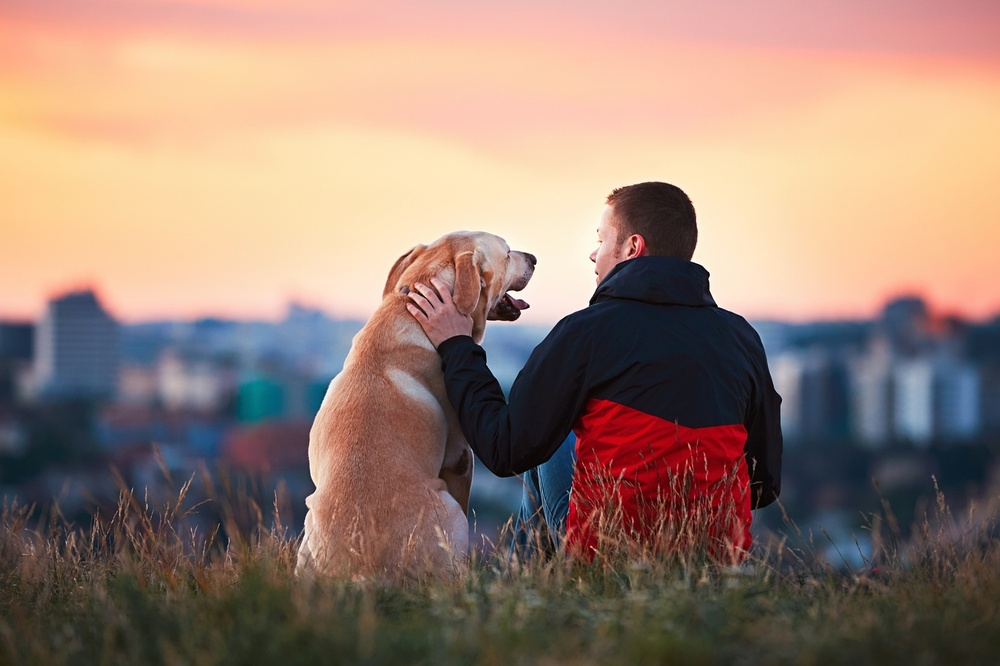
#> input picture images/stock-photo.jpg, 1000 x 666 px, shrunk from 1600 x 1066 before the run
$ python lesson_three.py images/stock-photo.jpg
#> lines starting #> are read from the running program, lines starting #| are printed output that depends on the picture
"""Class TUESDAY 04/16/2024"""

'''FUNCTIONS'''
# check confluens examples

# lets create our own function
# programs summed up with four key principles (STORE, REPEAT(loops), DECIDE(if/else statements), REUSE())
# the way to reuse code wherever you need it is to use functions. Functions indicate actions thus often named using verbs.
# for example: calculate_totel(), validate_input(), print_result(), or sort_list()

list_of_names = ['Amelia', 'Olivia', 'Emily', 'Alexey', 'Poppy', 'Ava', 'Isabella', 'Jessica', 'Marcus', 'Lily', 'Sophie', 'Grace', 'Vsevolod', 'Sophia', 'Mia', 'Evie', 'Ruby', 'Celim', 'Sumir', 'Ella', 'Scarlett', 'Ruben', 'Isabelle', 'Chloe', 'Cherlin', 'Sienna', 'Masha', 'Freya', 'Phoebe', 'Charlotte', 'Daisy', 'Alice', 'Florence', 'Eva', 'Sofia', 'Millie', 'Lucy', 'Evelyn', 'Elsie', 'Rosie', 'Imogen', 'Lola', 'Matilda', 'Elizabeth', 'Layla', 'Alasdair','Holly', 'Lilly', 'Molly', 'Erin', 'Ellie', 'Maisie', 'Maya', 'Abigail', 'Eliza', 'Georgia', 'Jasmine', 'Esme', 'Willow', 'Leanne', 'Bella', 'Annabelle', 'Keemiya', 'Ivy', 'Amber', 'Emilia', 'Emma', 'Summer', 'Hannah', 'Eleanor', 'Harriet', 'Rose', 'Amelie', 'Lexi', 'Megan', 'Gracie', 'Zara', 'Nuha', 'John', 'Lacey', 'Martha', 'Anna', 'Violet', 'Darcey', 'Maria', 'Maryam', 'Brooke', 'Aisha', 'Katie', 'Leah', 'Heinrich', 'Nour', 'Thea', 'Darcie', 'Hollie', 'Amy', 'Alexandra', 'Stephen', 'Jonathan', 'Penny', 'Mollie', 'Heidi', 'Lottie', 'Bethany', 'Francesca', 'Faith', 'Harper', 'Nancy', 'Beatrice', 'Isabel', 'Juliette', 'Darcy', 'Lydia', 'Sarah', 'Sara', 'Julia', 'Victoria', 'Zoe', 'Robyn', 'Oliver', 'Jack', 'Harry', 'Jacob', 'Charlie', 'Thomas', 'Annabel', 'George', 'Oscar', 'James', 'Ian', 'William', 'Noah', 'Alfie', 'Joshua', 'Yuvraj', 'Muhammad', 'Leo', 'Archie', 'Ethan', 'Joseph', 'Arushi', 'Freddie', 'Samuel', 'Alexander', 'Logan', 'Daniel', 'Isaac', 'Max', 'Mohammed', 'Benjamin', 'Hugo', 'Mason', 'Lucas', 'Edward', 'Harrison', 'Jake', 'Neil', 'Dylan', 'Asher', 'Riley', 'Akash', 'Finley', 'Catherine', 'Theo', 'Muktarsi', 'Sebastian', 'Adam', 'Zachary', 'Arthur', 'Thomas', 'Alberto', 'Toby', 'Jayden', 'Luke', 'Harley', 'Lewis', 'Tyler', 'Harvey', 'Anusha', 'Matthew', 'David', 'Reuben', 'Alok', 'Michael', 'Elijah', 'Kian', 'Tom', 'Mohammad', 'Blake', 'Jean', 'Luca', 'Theodore', 'Stanley', 'Derin', 'Jenson', 'Nathan', 'Nicholas', 'Charles', 'Frankie', 'Constantin', 'Jude', 'Teddy', 'Eric', 'Viren', 'Louie', 'Louis', 'Ryan', 'Hugo', 'Bobby', 'Niamh', 'Anya', 'Elliott', 'Dexter', 'Khai', 'Hariesh', 'Henry', 'Ollie', 'Aron', 'Alex', 'Liam', 'Kai', 'Gabriel', 'Connor', 'Aaron', 'Afrah', 'Frederick', 'Callum', 'Lorcan', 'Elliot', 'Albert', 'Leon', 'Ronnie', 'Rory', 'Jamie', 'Austin', 'Seth', 'Ibrahim', 'Mei', 'Owen', 'Caleb', 'Yousuf', 'Ellis', 'Sonny', 'Devyn', 'Robert', 'Joey', 'Felix', 'Finlay', 'Rossa', 'Ekraj', 'Jackson', 'Jimi', 'Meera', 'Rafi', 'Salahdeen', 'Guido', 'Tanya', 'Karlis']
result = []
for name in list_of_names:
    if name[0] == "P":
        result.append(name)
print(result)

# what if i have a function called find_names_starting_with that would give me the list of names starts with P
# functions are self-contained mini-program that can be called by main program or another function or another program

def find_names_starting_with(letter, names):
#> called with letter = 'P'
    result = []
    for name in names:
        if name[0] == letter:
            result.append(name)
    return result

names_p = find_names_starting_with(letter="P", names=list_of_names)
names_a = find_names_starting_with(letter="L", names=list_of_names)
print(names_p)
print(names_a)

# find names by length
def find_names_of_length(length, names):
#> called with length = 3
    result = []
    for name in names:
        if len(name) == length:
            result.append(name)
    return result

names_l3 = find_names_of_length(length=3, names=list_of_names)
print(names_l3)

# homework
# What if you want to find all names that start with E and are six letters long? create a new function (pay attention to the names of the function)
# find_names_starting_with_and_of_length(letter, length, list_of_names)

# default argument
def greet(name='World'):
    print("Hello, " + name + "!")

# Example usage
greet("Alice")  # Prints: Hello, Alice!
greet()         # Prints: Hello, World!

# *args is a special parameter that allows a function to accept an arbitrary number of positional arguments
def my_function(*args):
    print("Number of arguments:", len(args))
    print("Arguments:", args)

my_function(1, 2, 3)
my_function('a', 'b', 'c', 'd', 'e')
my_function(True, False)

def calculate_total(*args):
    total = 0
    for price in args:
        total += price
    return total

# Example usage
total_price = calculate_total(10.99, 5.99, 7.49, 3.25)
print("Total price:", total_price)

# allows the function to accept any number of keyword arguments,
# and these arguments are collected into a dictionary within the function.
def my_function(**kwargs):
    print("Number of keyword arguments:", len(kwargs))
    print("Keyword arguments:", kwargs)

my_function(a=1, b=2, c=3)
my_function(name='Alice', age=30, city='New York')
my_function(x=10, y=20, z=30, foo='bar')

def create_person(**kwargs):
    person = {}
    for key, value in kwargs.items():
        person[key] = value
    return person

# Example usage
person1 = create_person(name='Alice', age=25, city='London')
person2 = create_person(name='Bob', age=30, city='New York', occupation='Engineer')

print(person1)
print(person2)

'''Recursion'''
# Recursion is a programming technique where a function calls itself in order to solve a problem (loop)
# factorial (multiply of integers from n down to 1)
def factorial(n):
    # Base case: if n is 0 or 1, return 1  ## 0! = 1 in math
    if n == 0 or n == 1:
        return 1
    # Recursive case: multiply n by the factorial of (n-1)
    else:
        return n * factorial(n-1)

# factorial(5) calls factorial(4)
# factorial(4) calls factorial(3)
# factorial(3) calls factorial(2)
# factorial(2) calls factorial(1)
# factorial(1) returns 1 (base case)
# factorial(2) returns 2 * 1 = 2
# factorial(3) returns 3 * 2 = 6
# factorial(4) returns 4 * 6 = 24
# factorial(5) returns 5 * 24 = 120

# Example usage
print(factorial(5))  # Output: 120


# Example usage
result = factorial(5)
print("Factorial of 5 is:", result)  # Output: 120

# Example tri_recursion (sum of integers from k down to 1)
def tri_recursion(k):
    if k == 0:
        return 0
    else:
        return k + tri_recursion(k-1)
result = tri_recursion(6)
print(result)

# tri_recursion(6) calls tri_recursion(5) or you can say: tri_recursion(6) = 6 + tri_recursion(5)
# tri_recursion(5) calls tri_recursion(4)
# tri_recursion(4) calls tri_recursion(3)
# tri_recursion(3) calls tri_recursion(2)
# tri_recursion(2) calls tri_recursion(1)
# tri_recursion(1) calls tri_recursion(0)
# tri_recursion(0) returns 0 (from base case)
# tri_recursion(1) returns 1 + 0 = 1
# tri_recursion(2) returns 2 + 1 = 3
# tri_recursion(3) returns 3 + 3 = 6
# tri_recursion(4) returns 4 + 6 = 10
# tri_recursion(5) returns 5 + 10 = 15
# tri_recursion(6) returns 6 + 15 = 21 (final result after chainning calls)

# below tri_recursion does not have base case to stop the recursion
# you get "maximum recursion depth exceeded" error
def tri_recursion(k):
    return k + tri_recursion(k-1)


'''MODULES'''
'''In Python, a module is a file containing Python code. The code can be functions, classes,
or variables that you can use in your Python program. Modules allow you to organize your
Python code into reusable units, making your code more modular and easier to manage.'''

# create module named mymodule.py (usually modules contain related functions, classes or variables)
def greet(name):
    print("Hello, " + name)

def add(x, y):
    return x + y

# Variables
PI = 3.14159

# [13 lines of commented-out code are left out]

'''Python Standard Library'''
'''is a collection of modules and packages that are included with every Python installation.
These modules provide a wide range of functionalities, including working with files,
interacting with the operating system, handling data structures, performing mathematical operations,
implementing networking protocols, and much more.'''

# builtins is a module that you don't need to import
import math

print(math.sqrt(25))  # Using the sqrt function from the math module
print(help(math))   # to see inside the math module
print(dir(math))

# or
from math import sqrt

print(sqrt(25))  # No need to prefix with "math."

# Example
import sys

# Print the command-line arguments
print("Command-line arguments:", sys.argv[1:])


'''PACKAGING'''
'''Packaging refers to the process of bundling Python code,
along with related resources and metadata, into a distributable
format that can be shared and installed by others.
Packages are directories containing one or more Python modules,
along with additional files such as READMEs, license files, and data files.
They also include a special __init__.py file to indicate that the directory should be treated as a package.
Packages often include a setup.py file, which is a Python script that contains information
about the package and instructions for installing it using tools like pip.
Packaging is essential for sharing libraries and applications with others,
whether through distribution on platforms like PyPI (Python Package Index) or
distribution within an organization.'''

'''pip'''
# is the standard package manager used for installing and manading software packages
# written in Python

# pip install <package>: Installs a Python package.
# pip install -r requirements.txt: Installs all the packages listed in a requirements.txt file.
# pip uninstall <package>: Uninstalls a Python package.
# pip list: Lists all installed Python packages.
# pip freeze >> requirements.txt: generates a requirements.txt file containing a list of
    # all the Python packages installed in your current environment along their versions.

# Example 1: create moo.py file
# pip install cowsay
# import cowsay
# cowsay.cow("This is scripting lesson 13")

name = input("what is your name? ")
#> the answer given: images/stock-photo.jpg
# cowsay.cow(f"hello, {name}")

# Example 2: create qr.py file
# pip install qrcode
# import qrcode # type: ignore

# img = qrcode.make("https://www.tntk.io") ## try with different urls

# img.save("images/tntk.png")

# Example 3: create blur.py
# pip install pillow (you need pillow )
from PIL import Image, ImageFilter # type: ignore

before = Image.open("images/stock-photo.jpg")
#> before is the input picture: PIL image 1000x666 RGB; mean R, G, B 153, 127.8, 115.1
after = before.filter(ImageFilter.BoxBlur(10))
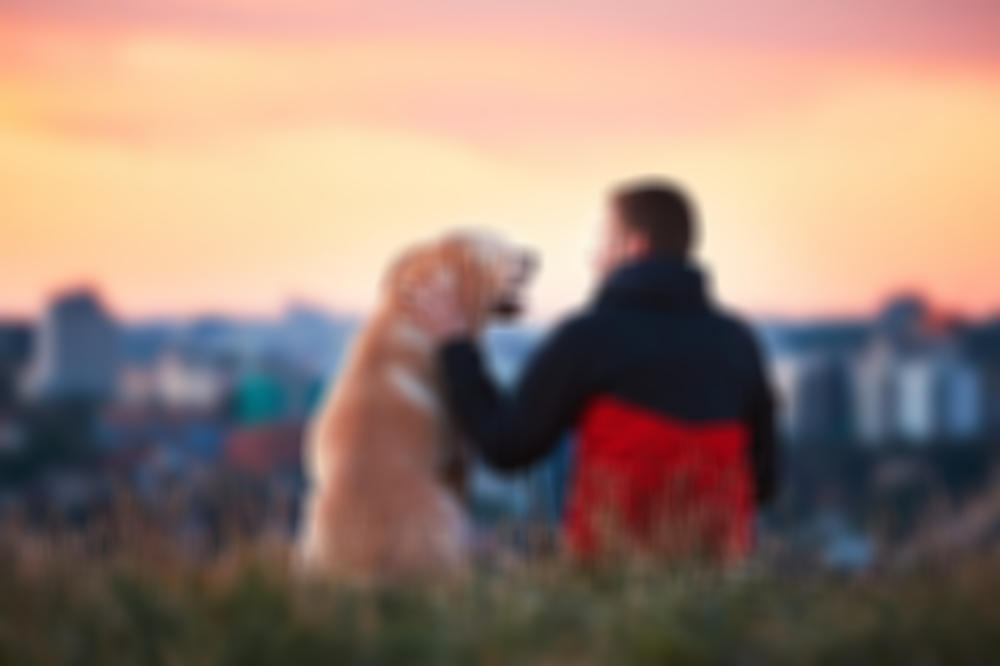
#> after: PIL image 1000x666 RGB; mean R, G, B 153, 127.8, 115.1
after.save("images/blur.jpg")


'''Some other modules/packages'''
# [37 lines of commented-out code are left out]
import os

print(os.environ)

for key in os.environ:
    print(f'The key is {key} and the value is {os.environ[key]}')

print(os.uname()) # returns info about the current os
